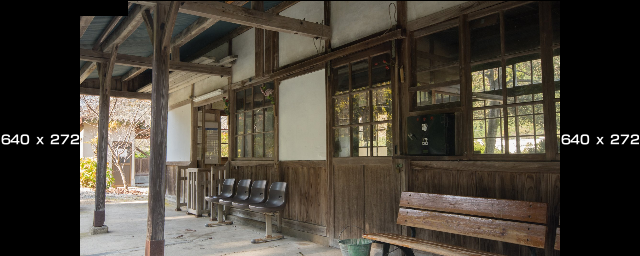

A 2D game scene composited from a Tiled map and its tileset images. What follows is a short description and the map's XML, with each tile layer's data collapsed to a summary:
An orthogonal 40x16 tile map with 16x16 px tiles, 1 tile layer (Tile Layer 1) and 6 objects (6x talk).

<map version="1.0" orientation="orthogonal" renderorder="right-down" width="40" height="16" tilewidth="16" tileheight="16" nextobjectid="10">
 <tileset firstgid="1" name="testimg" tilewidth="16" tileheight="16" tilecount="680" columns="40">
  <image source="testimg.png" width="640" height="272" />
 </tileset>
 <layer name="Tile Layer 1" width="40" height="16">
  <data>[640 cells, 632 non-empty, 632 distinct tile ids]</data>
 </layer>
 <objectgroup name="1" opacity="0.9">
  <object id="1" name="0" type="talk" x="217.334" y="170.333" width="71.3333" height="43.6667" />
  <object id="3" name="4" type="talk" x="360.667" y="176" width="186.667" height="80" />
  <object id="4" name="3" type="talk" x="328.667" y="47.6667" width="64" height="96" />
  <object id="5" name="2" type="talk" x="230.333" y="89.6667" width="44.3333" height="72" />
  <object id="6" name="1" type="talk" x="112" y="123.333" width="19" height="46" />
  <object id="9" type="talk" x="1" y="0" width="117.333" height="79" />
 </objectgroup>
</map>
